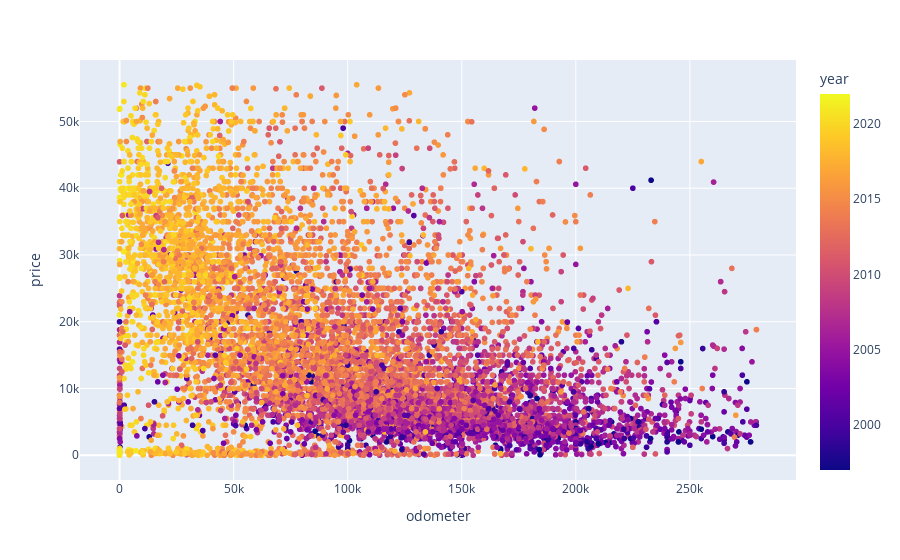

The notebook cell saved with this chart:
### Markdown cell above
# sample of a used car 
The graph below shows that used cars have more and are more widely distributed on higher mileage, with the mean vehicle costs in the range of $10,000 $20,000, and the majority of vehicles in the range of 100,000 to 150,000.
we found out that based on our analysis,the used car buyers mainly care about odometer,year, & cylinder, followed by manufacturing companies.

### Code cell
# plot using group of used car based the price
px.scatter(df_sample, x='odometer', y='price', color = 'year')

### Figure 1 — Plotly figure (JSON) as saved in the notebook; plotly's stock layout.template omitted (floating-point values rounded to 4 significant figures; data arrays with more than 128 entries replaced by an {"elided": "..."} marker saying what was removed)
{"data": [{"hovertemplate": "odometer=%{x}<br>price=%{y}<br>year=%{marker.color}<extra></extra>", "legendgroup": "", "marker": {"color": {"elided": "10000 int values"}, "coloraxis": "coloraxis", "symbol": "circle"}, "mode": "markers", "name": "", "showlegend": false, "type": "scattergl", "x": {"elided": "10000 int values"}, "xaxis": "x", "y": {"elided": "10000 int values"}, "yaxis": "y"}], "layout": {"coloraxis": {"colorbar": {"title": {"text": "year"}}, "colorscale": [[0, "#0d0887"], [0.1111, "#46039f"], [0.2222, "#7201a8"], [0.3333, "#9c179e"], [0.4444, "#bd3786"], [0.5556, "#d8576b"], [0.6667, "#ed7953"], [0.7778, "#fb9f3a"], [0.8889, "#fdca26"], [1, "#f0f921"]]}, "legend": {"tracegroupgap": 0}, "margin": {"t": 60}, "xaxis": {"anchor": "y", "domain": [0, 1], "title": {"text": "odometer"}}, "yaxis": {"anchor": "x", "domain": [0, 1], "title": {"text": "price"}}}}
